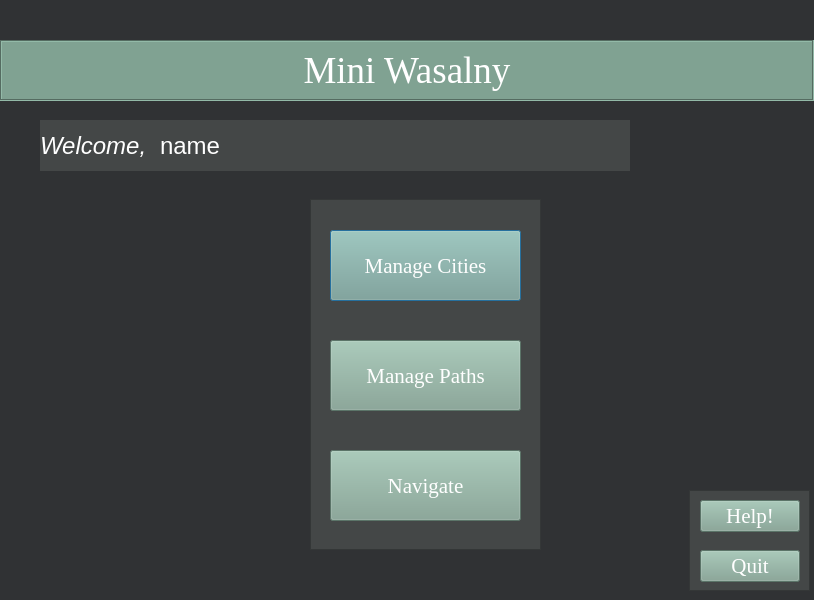
<?xml version="1.0" encoding="UTF-8"?>
<ui version="4.0">
 <class>welcomePage</class>
 <widget class="QDialog" name="welcomePage">
  <property name="geometry">
   <rect>
    <x>0</x>
    <y>0</y>
    <width>814</width>
    <height>600</height>
   </rect>
  </property>
  <property name="windowTitle">
   <string>Dialog</string>
  </property>
  <property name="styleSheet">
   <string notr="true">background-color: rgb(48, 50, 52);</string>
  </property>
  <widget class="QLabel" name="label">
   <property name="geometry">
    <rect>
     <x>40</x>
     <y>120</y>
     <width>121</width>
     <height>51</height>
    </rect>
   </property>
   <property name="font">
    <font>
     <family>Arial</family>
     <pointsize>18</pointsize>
     <italic>true</italic>
    </font>
   </property>
   <property name="styleSheet">
    <string notr="true">color: rgb(255, 255, 255);
background-color: rgb(68, 71, 71);</string>
   </property>
   <property name="text">
    <string>Welcome,</string>
   </property>
  </widget>
  <widget class="QLabel" name="name">
   <property name="geometry">
    <rect>
     <x>160</x>
     <y>120</y>
     <width>470</width>
     <height>51</height>
    </rect>
   </property>
   <property name="sizePolicy">
    <sizepolicy hsizetype="Preferred" vsizetype="Preferred">
     <horstretch>1</horstretch>
     <verstretch>0</verstretch>
    </sizepolicy>
   </property>
   <property name="font">
    <font>
     <family>Arial</family>
     <pointsize>18</pointsize>
     <italic>false</italic>
    </font>
   </property>
   <property name="styleSheet">
    <string notr="true">color: rgb(255, 255, 255);
background-color: rgb(68, 71, 71);</string>
   </property>
   <property name="text">
    <string>name</string>
   </property>
  </widget>
  <widget class="QPushButton" name="cities">
   <property name="geometry">
    <rect>
     <x>330</x>
     <y>230</y>
     <width>191</width>
     <height>71</height>
    </rect>
   </property>
   <property name="font">
    <font>
     <family>Georgia</family>
     <pointsize>16</pointsize>
    </font>
   </property>
   <property name="styleSheet">
    <string notr="true">color: rgb(255, 255, 255);
background-color: rgb(128, 162, 146);</string>
   </property>
   <property name="text">
    <string>Manage Cities</string>
   </property>
  </widget>
  <widget class="QPushButton" name="paths">
   <property name="geometry">
    <rect>
     <x>330</x>
     <y>340</y>
     <width>191</width>
     <height>71</height>
    </rect>
   </property>
   <property name="font">
    <font>
     <family>Georgia</family>
     <pointsize>16</pointsize>
    </font>
   </property>
   <property name="styleSheet">
    <string notr="true">color: rgb(255, 255, 255);
background-color: rgb(128, 162, 146);</string>
   </property>
   <property name="text">
    <string>Manage Paths</string>
   </property>
  </widget>
  <widget class="QPushButton" name="navigate">
   <property name="geometry">
    <rect>
     <x>330</x>
     <y>450</y>
     <width>191</width>
     <height>71</height>
    </rect>
   </property>
   <property name="font">
    <font>
     <family>Georgia</family>
     <pointsize>16</pointsize>
    </font>
   </property>
   <property name="styleSheet">
    <string notr="true">color: rgb(255, 255, 255);
background-color: rgb(128, 162, 146);</string>
   </property>
   <property name="text">
    <string>Navigate</string>
   </property>
  </widget>
  <widget class="QPushButton" name="quit">
   <property name="geometry">
    <rect>
     <x>700</x>
     <y>550</y>
     <width>100</width>
     <height>32</height>
    </rect>
   </property>
   <property name="font">
    <font>
     <family>Georgia</family>
     <pointsize>16</pointsize>
    </font>
   </property>
   <property name="styleSheet">
    <string notr="true">color: rgb(255, 255, 255);
background-color: rgb(128, 162, 146);</string>
   </property>
   <property name="text">
    <string>Quit</string>
   </property>
  </widget>
  <widget class="QPushButton" name="pushButton_5">
   <property name="geometry">
    <rect>
     <x>700</x>
     <y>500</y>
     <width>100</width>
     <height>32</height>
    </rect>
   </property>
   <property name="font">
    <font>
     <family>Georgia</family>
     <pointsize>16</pointsize>
    </font>
   </property>
   <property name="styleSheet">
    <string notr="true">color: rgb(255, 255, 255);
background-color: rgb(128, 162, 146);</string>
   </property>
   <property name="text">
    <string>Help!</string>
   </property>
  </widget>
  <widget class="QLabel" name="label_2">
   <property name="geometry">
    <rect>
     <x>0</x>
     <y>40</y>
     <width>814</width>
     <height>61</height>
    </rect>
   </property>
   <property name="minimumSize">
    <size>
     <width>60</width>
     <height>30</height>
    </size>
   </property>
   <property name="font">
    <font>
     <family>Georgia</family>
     <pointsize>28</pointsize>
     <italic>false</italic>
     <bold>false</bold>
    </font>
   </property>
   <property name="autoFillBackground">
    <bool>false</bool>
   </property>
   <property name="styleSheet">
    <string notr="true">background-color: rgb(128, 162, 146);
color: rgb(255, 255, 255);</string>
   </property>
   <property name="frameShape">
    <enum>QFrame::Box</enum>
   </property>
   <property name="frameShadow">
    <enum>QFrame::Sunken</enum>
   </property>
   <property name="text">
    <string>Mini Wasalny</string>
   </property>
   <property name="alignment">
    <set>Qt::AlignCenter</set>
   </property>
  </widget>
  <widget class="QFrame" name="frame">
   <property name="geometry">
    <rect>
     <x>310</x>
     <y>199</y>
     <width>231</width>
     <height>351</height>
    </rect>
   </property>
   <property name="styleSheet">
    <string notr="true">background-color: rgb(68, 71, 71);</string>
   </property>
   <property name="frameShape">
    <enum>QFrame::StyledPanel</enum>
   </property>
   <property name="frameShadow">
    <enum>QFrame::Raised</enum>
   </property>
  </widget>
  <widget class="QFrame" name="frame_2">
   <property name="geometry">
    <rect>
     <x>689</x>
     <y>490</y>
     <width>121</width>
     <height>101</height>
    </rect>
   </property>
   <property name="styleSheet">
    <string notr="true">background-color: rgb(68, 71, 71);</string>
   </property>
   <property name="frameShape">
    <enum>QFrame::StyledPanel</enum>
   </property>
   <property name="frameShadow">
    <enum>QFrame::Raised</enum>
   </property>
  </widget>
  <zorder>frame_2</zorder>
  <zorder>frame</zorder>
  <zorder>label</zorder>
  <zorder>name</zorder>
  <zorder>cities</zorder>
  <zorder>paths</zorder>
  <zorder>navigate</zorder>
  <zorder>quit</zorder>
  <zorder>pushButton_5</zorder>
  <zorder>label_2</zorder>
 </widget>
 <resources/>
 <connections/>
</ui>
